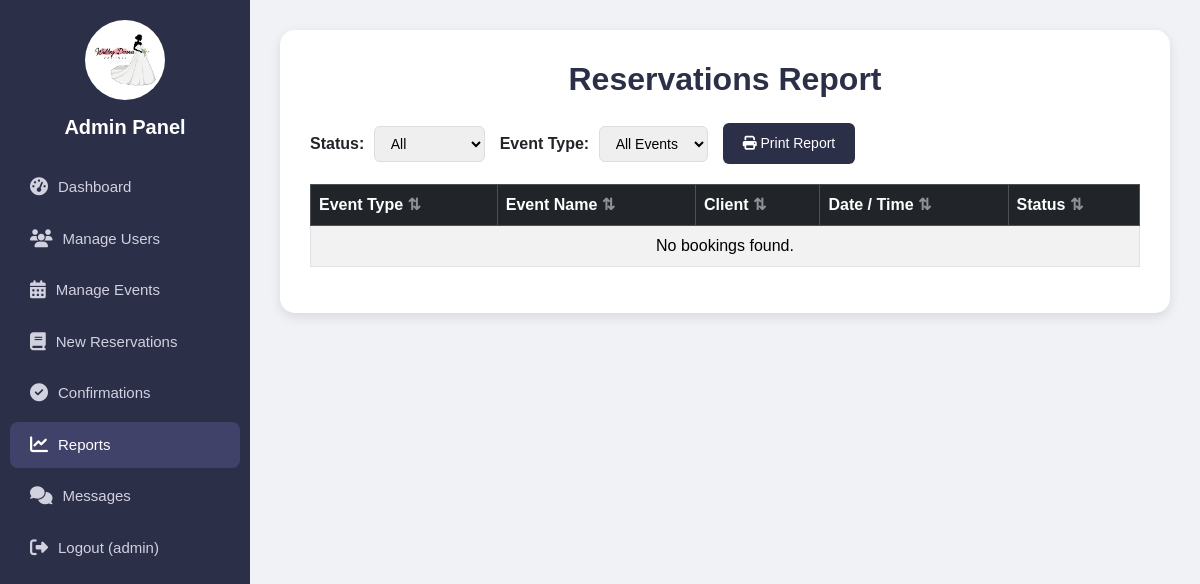
Before: /reports.php (signed in) with the older database file.
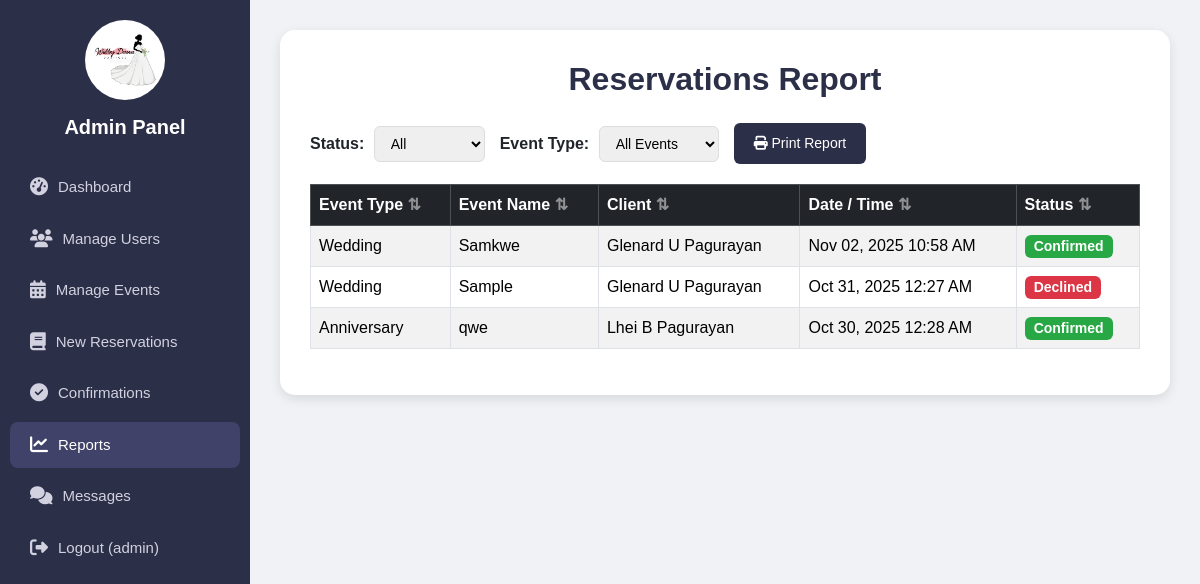
After: the same page with the newer database file.
### tables this page shows
CREATE TABLE `bookings` (
  `id` int(11) NOT NULL,
  `firstname` varchar(100) NOT NULL,
  `middlename` varchar(100) DEFAULT NULL,
  `lastname` varchar(100) NOT NULL,
  `email` varchar(100) NOT NULL,
  `phone_number` varchar(11) NOT NULL,
  `service_type` varchar(100) NOT NULL,
  `package_name` varchar(100) DEFAULT NULL,
  `event_name` varchar(255) NOT NULL,
  `event_datetime` datetime NOT NULL,
  `location` text NOT NULL,
  `payment_method` varchar(50) DEFAULT 'Cash',
  `payment_screenshot` varchar(255) DEFAULT NULL,
  `status` varchar(50) NOT NULL DEFAULT 'Pending',
  `created_at` timestamp NOT NULL DEFAULT current_timestamp()
);

### reports.php (the view, shortened to what this page needs)
<?php
$mysqli = new mysqli("localhost", "root", "", "bridal_event_system");
$result = $mysqli->query("SELECT service_type, event_name, firstname, middlename, lastname, event_datetime, status
                          FROM bookings
                          WHERE status IN ('Approved', 'Declined')
                          ORDER BY event_datetime DESC");
?>
<!DOCTYPE html>
<html lang="en">
<head>
  <link href="https://cdn.jsdelivr.net/npm/bootstrap@5.3.3/dist/css/bootstrap.min.css" rel="stylesheet">
  <link href="https://cdnjs.cloudflare.com/ajax/libs/font-awesome/6.5.2/css/all.min.css" rel="stylesheet">
</head>
<body>
<div class="sidebar" id="sidebar">
  <img src="images/logo.webp" alt="Logo">
  <h2>Admin Panel</h2>
  <a href="dashboard_admin.php"><i class="fas fa-tachometer-alt"></i> Dashboard</a>
  <a href="manage_user.php"><i class="fas fa-users"></i> Manage Users</a>
  <a href="manage_events.php"><i class="fas fa-calendar-alt"></i> Manage Events</a>
  <a href="reservations.php"><i class="fas fa-book"></i> New Reservations</a>
  <a href="confirmations.php"><i class="fas fa-check-circle"></i> Confirmations</a>
  <a href="reports.php" class="active"><i class="fas fa-chart-line"></i> Reports</a>
  <a href="messages.php"><i class="fas fa-comments"></i> Messages</a>
  <a href="logout.php" onclick="return confirm('Are you sure you want to logout?')">
    <i class="fas fa-sign-out-alt"></i> Logout (<?= htmlspecialchars($_SESSION['username']) ?>)
  </a>
</div>
<div class="content">
  <div class="report-container">
    <h2>Reservations Report</h2>
    <div class="controls-section no-print">
      <div>
        <label for="statusFilter">Status:</label>
        <select id="statusFilter" onchange="filterTable()">
          <option value="all">All</option>
        </select>
      </div>
      <div>
        <label for="eventTypeFilter">Event Type:</label>
        <select id="eventTypeFilter" onchange="filterTable()">
          <option value="all">All Events</option>
        </select>
      </div>
      <button class="btn-print" onclick="window.print()">
        <i class="fas fa-print"></i> Print Report
      </button>
    </div>
    <table class="table table-bordered table-striped" id="reportTable">
      <thead class="table-dark">
        <tr>
          <th class="sortable" onclick="sortTable(0)">Event Type</th>
          <th class="sortable" onclick="sortTable(1)">Event Name</th>
          <th class="sortable" onclick="sortTable(2)">Client</th>
          <th class="sortable" onclick="sortTable(3)">Date / Time</th>
          <th class="sortable" onclick="sortTable(4)">Status</th>
        </tr>
      </thead>
      <tbody>
        <?php if ($result->num_rows > 0): ?>
          <?php while ($row = $result->fetch_assoc()): ?>
            <tr data-status="<?= htmlspecialchars($row['status']) ?>" data-event="<?= htmlspecialchars($row['service_type']) ?>">
              <td><?= htmlspecialchars($row['service_type']) ?></td>
              <td><?= htmlspecialchars($row['event_name']) ?></td>
              <td>
                <?= htmlspecialchars($row['firstname'] . ' ' . $row['middlename'] . ' ' . $row['lastname']) ?>
              </td>
              <td data-timestamp="<?= strtotime($row['event_datetime']) ?>"><?= date("M d, Y h:i A", strtotime($row['event_datetime'])) ?></td>
              <td>
                <?php if ($row['status'] === 'Approved'): ?>
                  <span class="badge badge-confirmed">Confirmed</span>
                <?php else: ?>
                  <span class="badge badge-declined">Declined</span>
                <?php endif; ?>
              </td>
            </tr>
          <?php endwhile; ?>
        <?php else: ?>
          <tr>
            <td colspan="5" class="text-center">No bookings found.</td>
          </tr>
        <?php endif; ?>
      </tbody>
    </table>
  </div>
</div>
</body>
</html>

### reports.php (style rules this page uses)
body { font-family: 'Poppins', sans-serif; background-color: #f0f2f5; margin: 0; padding: 0; }
.sidebar { width: 250px; height: 100vh; position: fixed; top: 0; left: 0; background-color: #2c2f48; padding-top: 20px; color: #fff; transition: all 0.3s ease; }
.sidebar img { display: block; margin: 0 auto 15px auto; width: 80px; border-radius: 50%; }
.sidebar h2 { text-align: center; font-size: 20px; font-weight: 700; margin-bottom: 25px; color: #fff; }
.sidebar a { display: flex; align-items: center; gap: 10px; color: #d1d1e0; padding: 12px 20px; text-decoration: none; transition: 0.3s; border-radius: 8px; margin: 5px 10px; font-size: 15px; }
.sidebar a:hover, .sidebar a.active { background-color: #404269; color: #fff; }
.sidebar a i { font-size: 18px; }
.content { margin-left: 250px; padding: 30px; }
.report-container { background-color: #fff; padding: 30px; border-radius: 15px; box-shadow: 0 4px 12px rgba(0,0,0,0.1); }
h2 { text-align: center; color: #2c2f48; margin-bottom: 25px; font-weight: 700; }
.badge-confirmed { background-color: #28a745; font-size: 14px; }
.badge-declined { background-color: #dc3545; font-size: 14px; }
.controls-section { margin-bottom: 20px; display: flex; gap: 15px; flex-wrap: wrap; align-items: center; }
.controls-section label { font-weight: 600; margin-right: 5px; }
.controls-section select { padding: 8px 12px; border: 1px solid #ddd; border-radius: 6px; font-size: 14px; }
.btn-print { background-color: #2c2f48; color: white; border: none; padding: 10px 20px; border-radius: 6px; font-size: 14px; cursor: pointer; transition: 0.3s; }
th { cursor: pointer; user-select: none; }
th.sortable::after { content: ' ⇅'; opacity: 0.5; }

Changed rows visible on the page:
added bookings: service_type "Wedding", event_name "Samkwe", firstname+middlename+lastname "Glenard U Pagurayan", event_datetime "Nov 02, 2025 10:58 AM", status "Confirmed"
added bookings: service_type "Wedding", event_name "Sample", firstname+middlename+lastname "Glenard U Pagurayan", event_datetime "Oct 31, 2025 12:27 AM", status "Declined"
added bookings: service_type "Anniversary", event_name "qwe", firstname+middlename+lastname "Lhei B Pagurayan", event_datetime "Oct 30, 2025 12:28 AM", status "Confirmed"
Other visible differences:
text no longer shown: "No bookings found."
